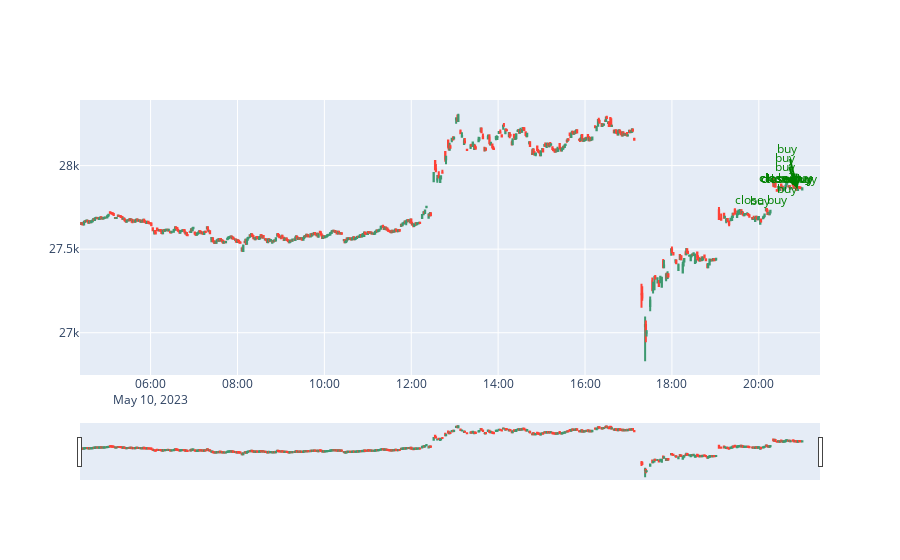

Write notebook code for a chart like this one.
### Code cell
# Install a conda package in the current Jupyter kernel
#%conda install -c plotly plotly=5.9.0
# Draw candlechart
import plotly as py
from plotly import graph_objects as go
import pandas as pd
import numpy as np
import datetime

def get_chart_figure(candles: pd.DataFrame, trades: pd.DataFrame)->pd.DataFrame:
    """
    Form plotly candlestick chart with buy/sell marks on it
    """
    
    df=candles.copy()
    #df=clean_candles(df)
    fig = go.Figure(data=[ \
                        go.Candlestick(\
                            x=df.index,\
                            open=df['open'],\
                            high=df['high'],\
                            low=df['low'],\
                            close=df['close'])
                         ])

    # Customize ay to distribute captions by y so they do not overlap by x
    ay,aymax,aystep=0,50,10
    #start_time=df.open_time.min()
    # Annotate buy, sell on the chart
    for i,trade in trades[(~trades.open_time.isna()) & (trades.open_time > df.open_time.min())].iterrows():
        ay=(ay+aystep)%aymax
        color='green' if trade['side']=="BUY" else 'red'

        # Draw open order
        open_text='buy' if trade['side']=="BUY"  else 'sell'
        open_hover=f"{trade['open_time']} {open_text} at {str(trade['open_price'])}, sl={trade['stop_loss_price']}, tp={trade['take_profit_price']}"
        fig.add_annotation(x=trade['open_time'], \
                           y=trade['open_price'],\
                           text=open_text,\
                           hovertext=open_hover,\
                           showarrow=True,arrowhead=5,arrowcolor=color,ay=-ay,arrowwidth=2,
                           font={'color':color}
                          )
    for i,trade in trades[(~trades.close_time.isna()) & (trades.close_time > df.close_time.min())].iterrows():
        color='green' if trade['side']=="BUY" else 'red'

        # Draw close order
        #profit = trade["close_price"]-trade["open_price"] if trade["close_price"] else None
        status= f", profit: {round(trade.profit, 10)}" if trade.profit else ""
        close_text='close buy' if trade['side']=="BUY"  else 'close sell'
        close_hover=f"{trade['close_time']} {close_text} at {str(trade['close_price'])}{status}"
        fig.add_annotation(x=trade['close_time'], \
                           y=trade['close_price'],\
                           text=close_text,\
                           hovertext=close_hover,\
                           showarrow=True,arrowhead=5,arrowcolor=color,ay=-ay,arrowwidth=2,
                           font={'color':color}
                          )
    return fig

get_chart_figure(candles, trades).show()

### Figure 1 — Plotly figure (JSON) as saved in the notebook; plotly's stock layout.template omitted (floating-point values rounded to 4 significant figures; data arrays with more than 128 entries replaced by an {"elided": "..."} marker saying what was removed)
{"data": [{"close": {"elided": "803 float values"}, "high": {"elided": "803 float values"}, "low": {"elided": "803 float values"}, "open": {"elided": "803 float values"}, "type": "candlestick", "x": {"elided": "803 str values"}}], "layout": {"annotations": [{"arrowcolor": "green", "arrowhead": 5, "arrowwidth": 2, "ay": -10, "font": {"color": "green"}, "hovertext": "2023-05-10 20:16:40.544196 buy at 27730.18, sl=27727.738082628246, tp=27738.193372650145", "showarrow": true, "text": "buy", "x": "2023-05-10T20:16:40.544196", "y": 27730.0}, {"arrowcolor": "green", "arrowhead": 5, "arrowwidth": 2, "ay": -20, "font": {"color": "green"}, "hovertext": "2023-05-10 20:50:49.296963 buy at 27873.16, sl=27870.917392215728, tp=27878.48043527603", "showarrow": true, "text": "buy", "x": "2023-05-10T20:50:49.296963", "y": 27870.0}, {"arrowcolor": "green", "arrowhead": 5, "arrowwidth": 2, "ay": -30, "font": {"color": "green"}, "hovertext": "2023-05-10 20:51:16.902684 buy at 27871.46, sl=27869.061868724824, tp=27886.352091445922", "showarrow": true, "text": "buy", "x": "2023-05-10T20:51:16.902684", "y": 27870.0}, {"arrowcolor": "green", "arrowhead": 5, "arrowwidth": 2, "ay": -40, "font": {"color": "green"}, "hovertext": "2023-05-10 20:53:20.182227 buy at 27860.19, sl=27858.41196122408, tp=27863.050214681625", "showarrow": true, "text": "buy", "x": "2023-05-10T20:53:20.182227", "y": 27860.0}, {"arrowcolor": "green", "arrowhead": 5, "arrowwidth": 2, "ay": 0, "font": {"color": "green"}, "hovertext": "2023-05-10 20:53:33.039178 buy at 27863.07, sl=27860.991781826015, tp=27868.245191631315", "showarrow": true, "text": "buy", "x": "2023-05-10T20:53:33.039178", "y": 27860.0}, {"arrowcolor": "green", "arrowhead": 5, "arrowwidth": 2, "ay": -10, "font": {"color": "green"}, "hovertext": "2023-05-10 20:55:30.137882 buy at 27867.42, sl=27865.485581536293, tp=27873.7163315773", "showarrow": true, "text": "buy", "x": "2023-05-10T20:55:30.137882", "y": 27870.0}, {"arrowcolor": "green", "arrowhead": 5, "arrowwidth": 2, "ay": -10, "font": {"color": "green"}, "hovertext": "2023-05-10 20:17:22.690000 close buy at 27738.19, profit: 0.00801", "showarrow": true, "text": "close buy", "x": "2023-05-10T20:17:22.690000", "y": 27740.0}, {"arrowcolor": "green", "arrowhead": 5, "arrowwidth": 2, "ay": -10, "font": {"color": "green"}, "hovertext": "2023-05-10 20:50:49.904000 close buy at 27870.48, profit: -0.00268", "showarrow": true, "text": "close buy", "x": "2023-05-10T20:50:49.904000", "y": 27870.0}, {"arrowcolor": "green", "arrowhead": 5, "arrowwidth": 2, "ay": -10, "font": {"color": "green"}, "hovertext": "2023-05-10 20:51:56.824000 close buy at 27869.01, profit: -0.00245", "showarrow": true, "text": "close buy", "x": "2023-05-10T20:51:56.824000", "y": 27870.0}, {"arrowcolor": "green", "arrowhead": 5, "arrowwidth": 2, "ay": -10, "font": {"color": "green"}, "hovertext": "2023-05-10 20:53:23.796000 close buy at 27863.05, profit: 0.00286", "showarrow": true, "text": "close buy", "x": "2023-05-10T20:53:23.796000", "y": 27860.0}, {"arrowcolor": "green", "arrowhead": 5, "arrowwidth": 2, "ay": -10, "font": {"color": "green"}, "hovertext": "2023-05-10 20:53:44.819000 close buy at 27860.99, profit: -0.00208", "showarrow": true, "text": "close buy", "x": "2023-05-10T20:53:44.819000", "y": 27860.0}, {"arrowcolor": "green", "arrowhead": 5, "arrowwidth": 2, "ay": -10, "font": {"color": "green"}, "hovertext": "2023-05-10 20:58:58.846000 close buy at 27865.43, profit: -0.00199", "showarrow": true, "text": "close buy", "x": "2023-05-10T20:58:58.846000", "y": 27870.0}]}}
